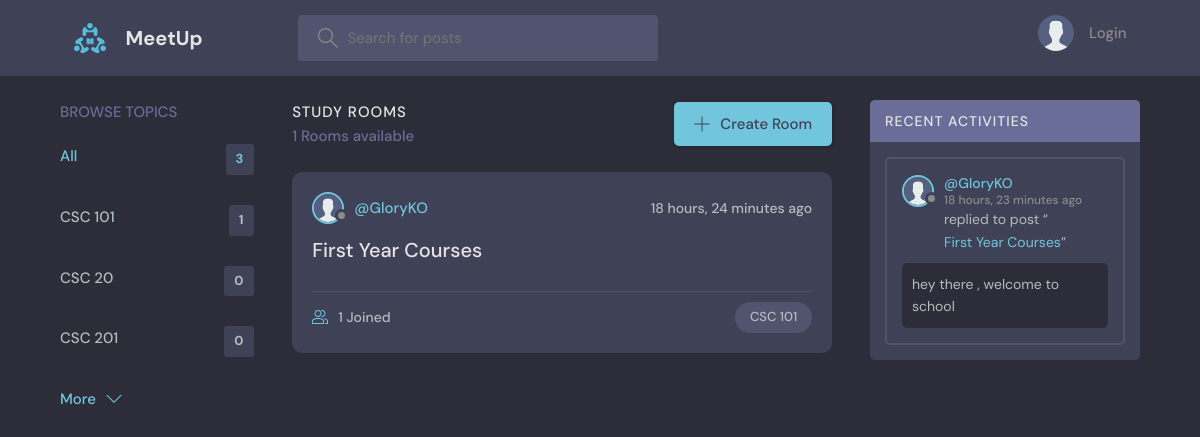
The page / on the database its author committed.
### base/models.py (models this page shows, shortened)
class Topic(models.Model):
    name = models.CharField(max_length=200)

class Room(models.Model):
    host = models.ForeignKey(User, on_delete=models.SET_NULL, null=True)
    topic = models.ForeignKey(Topic, on_delete=models.SET_NULL, null=True)
    name = models.CharField(max_length=200)
    description = models.TextField(null=True, blank=True)
    participants = models.ManyToManyField(
        User, related_name='participants', blank=True)
    updated = models.DateTimeField(auto_now=True)
    created = models.DateTimeField(auto_now_add=True)
    class Meta:
        ordering = ['-updated', '-created']
    def __str__(self):
        return self.name

class User(AbstractUser):
    name = models.CharField(max_length=200, null=True)
    email = models.EmailField(unique=True, null=True)
    bio = models.TextField(null=True)
    avatar = models.ImageField(null=True, default="avatar.svg")
    USERNAME_FIELD = 'email'
    REQUIRED_FIELDS = ['username']

class Message(models.Model):
    user = models.ForeignKey(User, on_delete=models.CASCADE)
    room = models.ForeignKey(Room, on_delete=models.CASCADE)
    body = models.TextField()
    updated = models.DateTimeField(auto_now=True)
    created = models.DateTimeField(auto_now_add=True)
    class Meta:
        ordering = ['-updated', '-created']

### base/views.py (the view)
# urls.py: path('', views.home, name="home"),
def home(request):
    q = request.GET.get('q') if request.GET.get('q') != None else ''
    rooms = Room.objects.filter(
        Q(topic__name__icontains=q) |
        Q(name__icontains=q) |
        Q(description__icontains=q)
    )
    topics = Topic.objects.all()[0:5]
    room_count = len(rooms)
    room_messages = Message.objects.filter(
        Q(room__topic__name__icontains=q))[0:3]
    context = {'rooms': rooms, 'topics': topics,
               'room_count': room_count, 'room_messages': room_messages}
    return render(request, 'base/home.html', context)

### base/templates/base/home.html (shortened to what this page needs)
{% extends 'main.html' %}
{% block content %}
<main class="layout layout--3">
  <div class="container">
    {% include 'base/topics_component.html' %}
    <div class="roomList">
      <div class="roomList__header">
        <div>
          <h2>Study Rooms</h2>
          <p>{{room_count}} Rooms available</p>
        </div>
        <a class="btn btn--main" href="{% url 'create-room' %}">
          <svg version="1.1" xmlns="http://www.w3.org/2000/svg" width="32" height="32" viewBox="0 0 32 32">
            <title>add</title>
            <path
              d="M16.943 0.943h-1.885v14.115h-14.115v1.885h14.115v14.115h1.885v-14.115h14.115v-1.885h-14.115v-14.115z">
            </path>
          </svg>
          Create Room
        </a>
      </div>
      {% include 'base/feed_component.html' %}
    </div>
    {% include 'base/activity_component.html' %}
  </div>
</main>
{% endblock %}

### base/templates/base/topics_component.html
<div class="topics">
    <div class="topics__header">
        <h2>Browse Topics</h2>
    </div>
    <ul class="topics__list">
        <li>
            <a href="{% url 'home' %}" class="active">All <span>{{topics.count}}</span></a>
        </li>
        {% for topic in topics %}
        <li>
            <a href="{% url 'home' %}?q={{topic.name}}">{{topic.name}}<span>{{topic.room_set.all.count}}</span></a>
        </li>
        {% endfor %}
    </ul>
    <a class="btn btn--link" href="{% url 'topics' %}">
        More
        <svg version="1.1" xmlns="http://www.w3.org/2000/svg" width="32" height="32" viewBox="0 0 32 32">
            <title>chevron-down</title>
            <path d="M16 21l-13-13h-3l16 16 16-16h-3l-13 13z"></path>
        </svg>
    </a>
</div>

### base/templates/base/feed_component.html (shortened to what this page needs)
{% for room in rooms %}
<div class="roomListRoom">
    <div class="roomListRoom__header">
        <a href="{% url 'user-profile' room.host.id %}" class="roomListRoom__author">
            <div class="avatar avatar--small">
                <img src="{{room.host.avatar.url}}" />
            </div>
            <span>@{{room.host.username}}</span>
        </a>
        <div class="roomListRoom__actions">
            <span>{{room.created|timesince}} ago</span>
        </div>
    </div>
    <div class="roomListRoom__content">
        <a href="{% url 'room' room.id %}">{{room.name}}</a>
    </div>
    <div class="roomListRoom__meta">
        <a href="{% url 'room' room.id %}" class="roomListRoom__joined">
            {{room.participants.all.count}} Joined
        </a>
        <p class="roomListRoom__topic">{{room.topic.name}}</p>
    </div>
</div>
{% endfor %}

### base/templates/base/activity_component.html (shortened to what this page needs)
<div class="activities">
    <div class="activities__header">
        <h2>Recent Activities</h2>
    </div>
    {% for message in room_messages %}
    <div class="activities__box">
        <div class="activities__boxHeader roomListRoom__header">
            <a href="{% url 'user-profile' message.user.id %}" class="roomListRoom__author">
                <div class="avatar avatar--small">
                    <img src="{{message.user.avatar.url}}" />
                </div>
                <p>
                    @{{message.user.username}}
                    <span>{{message.created|timesince}} ago</span>
                </p>
            </a>
        </div>
        <div class="activities__boxContent">
            <p>replied to post “<a href="{% url 'room' message.room.id %}">{{message.room}}</a>”</p>
            <div class="activities__boxRoomContent">{{message.body}}</div>
        </div>
    </div>
    {% endfor %}
</div>

### rows shown on the page
Topic: name "CSC 101", room_set.all.count "1"
Topic: name "CSC 20", room_set.all.count "0"
Topic: name "CSC 201", room_set.all.count "0"
Room: host.avatar (placeholder picture), host.username "GloryKO", created "18 hours, 24 minutes", name "First Year Courses", participants.all.count "1", topic.name "CSC 101"
Message: user.avatar (placeholder picture), user.username "GloryKO", created "18 hours, 23 minutes", room "First Year Courses", body "hey there , welcome to school"

### other values the page prints
{{ topics.count }} "3"
{{ room_count }} "1"
